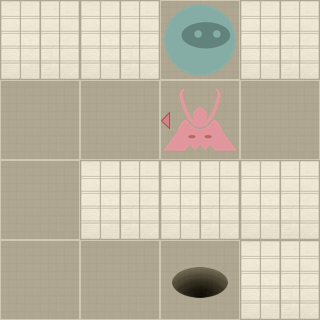

This game map was drawn from its Tiled (.tmx) file and the tilesets committed beside it. A one-line description and the trimmed map source follow:
An orthogonal 4x4 tile map with 80x80 px tiles, 2 tile layers (Level, Actors).

<map version="1.0" orientation="orthogonal" width="4" height="4" tilewidth="80" tileheight="80">
 <properties>
  <property name="moves" value="7" />
 </properties>
 <tileset firstgid="1" name="tiles" tilewidth="80" tileheight="80" spacing="2" margin="2">
  <image source="tiles-ipad.png" width="512" height="512" />
  <tile id="0">
   <properties>
    <property name="actor" value="exit" />
   </properties>
  </tile>
  <tile id="2">
   <properties>
    <property name="actor" value="guard" />
    <property name="direction" value="down" />
   </properties>
  </tile>
  <tile id="3">
   <properties>
    <property name="actor" value="guard" />
    <property name="direction" value="left" />
   </properties>
  </tile>
  <tile id="4">
   <properties>
    <property name="actor" value="guard" />
    <property name="direction" value="right" />
   </properties>
  </tile>
  <tile id="5">
   <properties>
    <property name="actor" value="guard" />
    <property name="direction" value="up" />
   </properties>
  </tile>
  <tile id="7">
   <properties>
    <property name="actor" value="player" />
   </properties>
  </tile>
  <tile id="8">
   <properties>
    <property name="actor" value="scroll" />
   </properties>
  </tile>
  <tile id="9">
   <properties>
    <property name="wall" value="1" />
   </properties>
  </tile>
 </tileset>
 <layer name="Level" width="4" height="4">
  <data>[16 cells, 16 non-empty, 2 distinct tile ids]</data>
 </layer>
 <layer name="Actors" width="4" height="4">
  <data>[16 cells, 3 non-empty, 3 distinct tile ids]</data>
 </layer>
</map>
